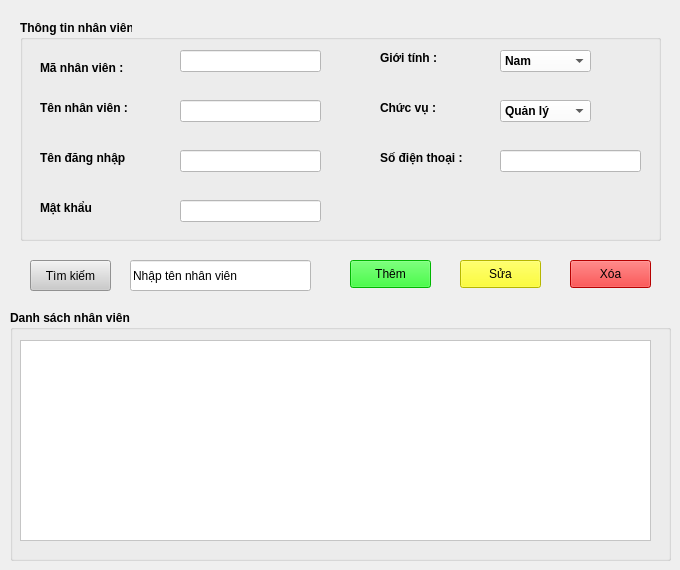
         <widget class="QWidget" name="nhanVien_page">
          <widget class="QGroupBox" name="groupBox_2">
           <property name="geometry">
            <rect>
             <x>20</x>
             <y>20</y>
             <width>641</width>
             <height>221</height>
            </rect>
           </property>
           <property name="font">
            <font>
             <pointsize>9</pointsize>
             <weight>75</weight>
             <bold>true</bold>
            </font>
           </property>
           <property name="title">
            <string>Thông tin nhân viên</string>
           </property>
           <widget class="QLabel" name="label">
            <property name="geometry">
             <rect>
              <x>20</x>
              <y>40</y>
              <width>111</width>
              <height>16</height>
             </rect>
            </property>
            <property name="font">
             <font>
              <pointsize>9</pointsize>
             </font>
            </property>
            <property name="text">
             <string>Mã nhân viên :</string>
            </property>
           </widget>
           <widget class="QLabel" name="label_5">
            <property name="geometry">
             <rect>
              <x>20</x>
              <y>80</y>
              <width>111</width>
              <height>16</height>
             </rect>
            </property>
            <property name="font">
             <font>
              <pointsize>9</pointsize>
             </font>
            </property>
            <property name="text">
             <string>Tên nhân viên :</string>
            </property>
           </widget>
           <widget class="QLabel" name="label_9">
            <property name="geometry">
             <rect>
              <x>360</x>
              <y>30</y>
              <width>111</width>
              <height>16</height>
             </rect>
            </property>
            <property name="font">
             <font>
              <pointsize>9</pointsize>
             </font>
            </property>
            <property name="text">
             <string>Giới tính :</string>
            </property>
           </widget>
           <widget class="QLabel" name="label_10">
            <property name="geometry">
             <rect>
              <x>360</x>
              <y>130</y>
              <width>111</width>
              <height>16</height>
             </rect>
            </property>
            <property name="font">
             <font>
              <pointsize>9</pointsize>
             </font>
            </property>
            <property name="text">
             <string>Số điện thoại :</string>
            </property>
           </widget>
           <widget class="QLabel" name="label_11">
            <property name="geometry">
             <rect>
              <x>360</x>
              <y>80</y>
              <width>111</width>
              <height>16</height>
             </rect>
            </property>
            <property name="font">
             <font>
              <pointsize>9</pointsize>
             </font>
            </property>
            <property name="text">
             <string>Chức vụ :</string>
            </property>
           </widget>
           <widget class="QLineEdit" name="manv">
            <property name="geometry">
             <rect>
              <x>160</x>
              <y>30</y>
              <width>141</width>
              <height>22</height>
             </rect>
            </property>
            <property name="styleSheet">
             <string notr="true">background-color: rgb(255, 255, 255);</string>
            </property>
           </widget>
           <widget class="QLineEdit" name="tennv">
            <property name="geometry">
             <rect>
              <x>160</x>
              <y>80</y>
              <width>141</width>
              <height>22</height>
             </rect>
            </property>
            <property name="styleSheet">
             <string notr="true">background-color: rgb(255, 255, 255);</string>
            </property>
           </widget>
           <widget class="QComboBox" name="gender">
            <property name="geometry">
             <rect>
              <x>480</x>
              <y>30</y>
              <width>91</width>
              <height>22</height>
             </rect>
            </property>
            <property name="styleSheet">
             <string notr="true">background-color: rgb(255, 255, 255);</string>
            </property>
            <item>
             <property name="text">
              <string>Nam</string>
             </property>
            </item>
            <item>
             <property name="text">
              <string>Nữ</string>
             </property>
            </item>
            <item>
             <property name="text">
              <string>Khác</string>
             </property>
            </item>
           </widget>
           <widget class="QLineEdit" name="sdt_nhanVien">
            <property name="geometry">
             <rect>
              <x>480</x>
              <y>130</y>
              <width>141</width>
              <height>22</height>
             </rect>
            </property>
            <property name="styleSheet">
             <string notr="true">background-color: rgb(255, 255, 255);</string>
            </property>
           </widget>
           <widget class="QComboBox" name="chucVu">
            <property name="geometry">
             <rect>
              <x>480</x>
              <y>80</y>
              <width>91</width>
              <height>22</height>
             </rect>
            </property>
            <property name="styleSheet">
             <string notr="true">background-color: rgb(255, 255, 255);</string>
            </property>
            <item>
             <property name="text">
              <string>Quản lý</string>
             </property>
            </item>
            <item>
             <property name="text">
              <string>Nhân viên</string>
             </property>
            </item>
           </widget>
           <widget class="QLineEdit" name="username">
            <property name="geometry">
             <rect>
              <x>160</x>
              <y>130</y>
              <width>141</width>
              <height>22</height>
             </rect>
            </property>
            <property name="styleSheet">
             <string notr="true">background-color: rgb(255, 255, 255);</string>
            </property>
           </widget>
           <widget class="QLabel" name="label_31">
            <property name="geometry">
             <rect>
              <x>20</x>
              <y>130</y>
              <width>111</width>
              <height>16</height>
             </rect>
            </property>
            <property name="font">
             <font>
              <pointsize>9</pointsize>
             </font>
            </property>
            <property name="text">
             <string>Tên đăng nhập</string>
            </property>
           </widget>
           <widget class="QLineEdit" name="password">
            <property name="geometry">
             <rect>
              <x>160</x>
              <y>180</y>
              <width>141</width>
              <height>22</height>
             </rect>
            </property>
            <property name="styleSheet">
             <string notr="true">background-color: rgb(255, 255, 255);</string>
            </property>
            <property name="text">
             <string/>
            </property>
           </widget>
           <widget class="QLabel" name="label_32">
            <property name="geometry">
             <rect>
              <x>20</x>
              <y>180</y>
              <width>111</width>
              <height>16</height>
             </rect>
            </property>
            <property name="font">
             <font>
              <pointsize>9</pointsize>
             </font>
            </property>
            <property name="text">
             <string>Mật khẩu</string>
            </property>
           </widget>
          </widget>
          <widget class="QPushButton" name="btn_themnv">
           <property name="geometry">
            <rect>
             <x>350</x>
             <y>260</y>
             <width>81</width>
             <height>28</height>
            </rect>
           </property>
           <property name="styleSheet">
            <string notr="true">background-color: rgb(0, 255, 0);</string>
           </property>
           <property name="text">
            <string>Thêm</string>
           </property>
          </widget>
          <widget class="QPushButton" name="btn_suanv">
           <property name="geometry">
            <rect>
             <x>460</x>
             <y>260</y>
             <width>81</width>
             <height>28</height>
            </rect>
           </property>
           <property name="styleSheet">
            <string notr="true">background-color: rgb(255, 255, 0);</string>
           </property>
           <property name="text">
            <string>Sửa</string>
           </property>
          </widget>
          <widget class="QPushButton" name="btn_xoanv">
           <property name="geometry">
            <rect>
             <x>570</x>
             <y>260</y>
             <width>81</width>
             <height>28</height>
            </rect>
           </property>
           <property name="styleSheet">
            <string notr="true">background-color: rgb(255, 0, 0);</string>
           </property>
           <property name="text">
            <string>Xóa</string>
           </property>
          </widget>
          <widget class="QGroupBox" name="groupBox_3">
           <property name="geometry">
            <rect>
             <x>10</x>
             <y>310</y>
             <width>661</width>
             <height>251</height>
            </rect>
           </property>
           <property name="font">
            <font>
             <pointsize>9</pointsize>
             <weight>75</weight>
             <bold>true</bold>
            </font>
           </property>
           <property name="title">
            <string>Danh sách nhân viên</string>
           </property>
           <widget class="QTableWidget" name="tbl_nhanVien">
            <property name="geometry">
             <rect>
              <x>10</x>
              <y>30</y>
              <width>631</width>
              <height>201</height>
             </rect>
            </property>
            <property name="styleSheet">
             <string notr="true">background-color: rgb(255, 255, 255);</string>
            </property>
           </widget>
          </widget>
          <widget class="QPushButton" name="btn_timKiemnv">
           <property name="geometry">
            <rect>
             <x>30</x>
             <y>260</y>
             <width>81</width>
             <height>31</height>
            </rect>
           </property>
           <property name="styleSheet">
            <string notr="true">background-color: rgb(203, 203, 203);</string>
           </property>
           <property name="text">
            <string>Tìm kiếm</string>
           </property>
          </widget>
          <widget class="QLineEdit" name="timKiemnv">
           <property name="geometry">
            <rect>
             <x>130</x>
             <y>260</y>
             <width>181</width>
             <height>31</height>
            </rect>
           </property>
           <property name="styleSheet">
            <string notr="true">background-color: rgb(255, 255, 255);
color: rgb(0, 0, 0);</string>
           </property>
           <property name="text">
            <string>Nhập tên nhân viên</string>
           </property>
          </widget>
         </widget>
